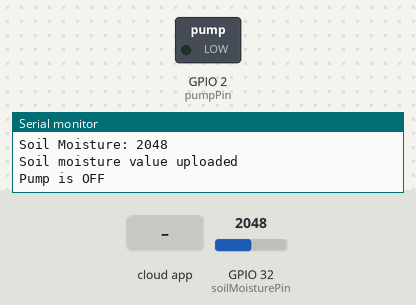
Simulated run of this sketch. Board: ESP32. On the bench: switched loads named in the sketch (green lamp = pin HIGH), the last lines printed to the serial monitor. The test bench sets the inputs (shaded band); at power-on: GPIO 32 (soilMoisturePin) = 2048. WiFi joins after 1.5 s; servers stay silent unless stated; the Firebase database answers and starts empty.

Above: at 3.3 s.
3.4 s: the phone or cloud app sets pumpState to 1
At 5.3 s:
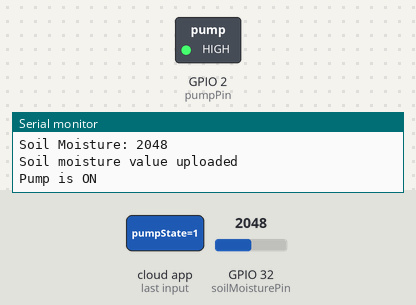
6.2 s: the phone or cloud app sets pumpState to 0
At 8.2 s:
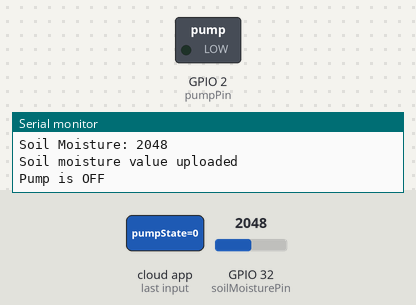
Timing chart, 0 to 9.7 s (numbered marks = the images above; inputs shaded):
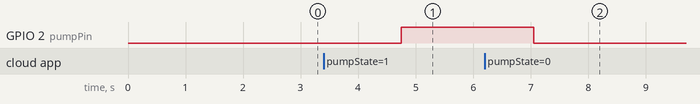

Measured:
- after the input at 3.4 s, GPIO 2 (pumpPin): LOW → HIGH after 1.4 s
- after the input at 6.2 s, GPIO 2 (pumpPin): HIGH → LOW after 0.85 s

The sketch:

Firebase.ino
```cpp
/*
Project: IoT Made Easy
Author: Mukesh Sankhla
Website: https://www.makerbrains.com
GitHub: https://github.com/MukeshSankhla
Social Media: Instagram @mukesh.diy
*/

#include <WiFi.h>
#include <FirebaseESP32.h>

#define FIREBASE_HOST "https://test-4c3e7-default-rtdb.asia-southeast1.firebasedatabase.app/"
#define FIREBASE_AUTH "68ALoBhe16PQxLZxeq2CAm1P476T37jUDINCEIgD"

char ssid[] = "Makerbrains";
char pass[] = "Balaji2830";

FirebaseData firebaseData;
FirebaseConfig config;
FirebaseAuth auth;

int soilMoisturePin = A4;  // Pin connected to the soil moisture sensor
int pumpPin = 2;           // Pin connected to the pump (relay)

void setup() {
  Serial.begin(115200);
  pinMode(pumpPin, OUTPUT);
  digitalWrite(pumpPin, LOW);  // Keep pump off by default

  WiFi.begin(ssid, pass);

  // Wait for WiFi connection
  while (WiFi.status() != WL_CONNECTED) {
    delay(1000);
    Serial.println("Connecting to WiFi...");
  }
  Serial.println("Connected to WiFi!");

  // Assign Firebase configuration and authentication
  config.host = FIREBASE_HOST;
  config.signer.tokens.legacy_token = FIREBASE_AUTH;

  Firebase.begin(&config, &auth);
  Firebase.reconnectWiFi(true);

  // Initial read to check connection and pump state from Firebase
  if (Firebase.getInt(firebaseData, "/pumpState")) {
    if (firebaseData.dataType() == "int") {
      Serial.print("Pump State: ");
      Serial.println(firebaseData.intData());
    }
  } else {
    Serial.println("Failed to get pump state from Firebase");
  }
}

void loop() {
  // Read soil moisture sensor data
  int soilMoistureValue = analogRead(soilMoisturePin);
  Serial.print("Soil Moisture: ");
  Serial.println(soilMoistureValue);

  // Upload soil moisture data to Firebase
  if (Firebase.setInt(firebaseData, "/sensorData/soilMoisture", soilMoistureValue)) {
    Serial.println("Soil moisture value uploaded");
  } else {
    Serial.println("Failed to upload soil moisture value");
  }

  // Read the pump state from Firebase
  if (Firebase.getInt(firebaseData, "/pumpState")) {
    int pumpState = firebaseData.intData();

    // Control the pump based on the Firebase value
    if (pumpState == 1) {
      digitalWrite(pumpPin, HIGH); // Turn pump ON
      Serial.println("Pump is ON");
    } else {
      digitalWrite(pumpPin, LOW);  // Turn pump OFF
      Serial.println("Pump is OFF");
    }
  } else {
    Serial.println("Failed to get pump state from Firebase");
  }

  delay(2000);  // Delay before the next update
}
```
